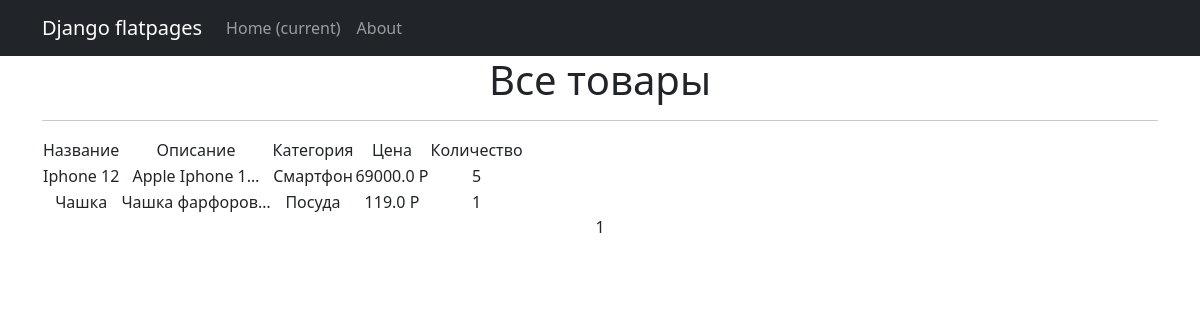
Screenshot of /products/ with the database file from the repository.
### simpleapp/models.py (models this page shows, shortened)
class Product(models.Model):
    name = models.CharField(
        max_length=50,
        unique=True,  # названия товаров не должны повторяться
    )
    description = models.TextField()
    quantity = models.IntegerField(
        validators=[MinValueValidator(0)],
    )
    category = models.ForeignKey(
        to='Category',
        on_delete=models.CASCADE,
        related_name='products',  # все продукты в категории будут доступны через поле products
    )
    price = models.FloatField(
        validators=[MinValueValidator(0.0)],
    )

class Category(models.Model):
    name = models.CharField(max_length=100, unique=True)

### simpleapp/views.py (the view)
# urls.py: path('', ProductsList.as_view()),
class ProductsList(ListView):
    model = Product
    ordering = 'name'
    template_name = 'products.html'
    context_object_name = 'products'
    paginate_by = 2
    def get_context_data(self, **kwargs):
        context = super().get_context_data(**kwargs)
        context['time_now'] = datetime.utcnow()
        context['next_sale'] = None
        return context

### simpleapp/templatetags/custom_filters.py (called while the page is built)
@register.filter()
def currency(value, code='rub'):
   postfix = CURRENCIES_SYMBOLS[code]
   return f'{value} {postfix}'

### Project/Templates/products.html (shortened to what this page needs)
{% extends 'flatpages/default.html' %}
{% load custom_filters %}
{% load static %}
{% block content %}
   <h1>Все товары</h1>
   <hr>
   {% if products %}
       <table>
           <tr>
               <td>Название</td>
               <td>Описание</td>
               <td>Категория</td>
               <td>Цена</td>
               <td>Количество</td>
           </tr>
           {% for product in products %}
           <tr>
               <td>{{ product.name }}</td>
               <td>{{ product.description|truncatechars:15 }}</td>
               <td>{{ product.category.name }}</td>
               <td>{{ product.price|currency }}</td>
               <td>{{ product.quantity }}</td>
           </tr>
           {% endfor %}
       </table>
   {% else %}
       <h2>Товаров нет!</h2>
   {% endif %}
   {{ page_obj.number }}
{% endblock content %}

### Project/Templates/flatpages/default.html (shortened to what this page needs)
<!DOCTYPE html>
<html lang="en">
    <head>
        {% load static %}
        <link href="{% static 'css/styles.css' %}" rel="stylesheet" />
    </head>
    <body>
        <nav class="navbar navbar-expand-lg navbar-dark bg-dark static-top">
           <div class="container">
               <a class="navbar-brand" href="#">Django flatpages</a>
               <div class="collapse navbar-collapse" id="navbarResponsive">
                   <ul class="navbar-nav ml-auto">
                       <li class="nav-item active">
                           <a class="nav-link" href="#">Home
                               <span class="sr-only">(current)</span>
                           </a>
                       </li>
                       <li class="nav-item">
                           <a class="nav-link" href="/products/">About</a>
                       </li>
                   </ul>
               </div>
           </div>
        </nav>
        <div class="container">
            <div class="row">
                <div class="col-lg-12 text-center">
                    {% block content %}{% endblock content %}
                </div>
            </div>
        </div>
    </body>
</html>

### rows the page displays
Product: name "Iphone 12", description "Apple Iphone 1…", category.name "Смартфон", price "69000.0 Р", quantity "5"
Product: name "Чашка", description "Чашка фарфоров…", category.name "Посуда", price "119.0 Р", quantity "1"

### other values shown
{{ page_obj.number }} "1"
